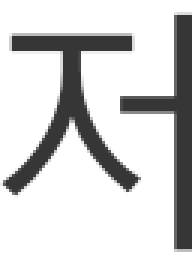
#> input picture character/k/0.png, 64 x 87 px (shown 3 times larger); its folder holds only this picture in this run
$ python korea.py
#> lines starting #> are read from the running program, lines starting #| are printed output that depends on the picture; after the words box and inside, x2 and y2 are one past the last pixel; in counts of white or black regions, pixels touching at a corner belong together; long printed decimals are rounded
#> further down, image_origin is the input picture: shape (87, 64, 3); min 54, max 255, mean 208.8
import os
import cv2
import numpy as np
def image_binarization(image):#图片二值化
    gray = cv2.cvtColor(image, cv2.COLOR_RGB2GRAY)
    h, w =gray.shape[:2]
#> h = 87; w = 64
    m = np.reshape(gray, [1,w*h])
    mean = m.sum()/(w*h)
#> mean = 208.8
    if(mean == 255):
      mean = 0
    ret, binary =  cv2.threshold(gray, 100, 255, cv2.THRESH_BINARY)#原来是150
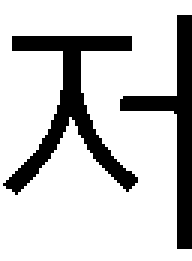
#> binary: shape (87, 64) (shown 3 times larger); 79.2% white; 2 black regions, box (x1, y1, x2, y2) and area: (1, 12, 46, 65) 673, (40, 5, 64, 83) 485
    return binary
def is51W(list):
  return not ((list - [255,0,0,255,255,255,0,0,0,0]).any())
def is6W(list):
  return not ((list - [255,0,0,255,255,0,0,0,0,0]).any())
def is71W(list):
  return not ((list - [255,0,0,255,0,0,0,0,0,0]).any())
def is72W(list):
  return not ((list - [255,0,0,0,255,0,0,0,0,0]).any())
def is4W(list):
  return not ((list - [255,0,255,255,255,255,0,0,0,0]).any())
def is32W(list):
  return not ((list - [255,255,255,255,255,255,0,0,0,255]).any())
def is11B(list):
  return not ((list - [0,0,255,255,255,255,255,255,255,0]).any())
def is12B(list):
  return not ((list - [0,255,255,255,255,255,255,255,0,255]).any())
def is2B(list):
  return not ((list - [0,0,255,255,255,255,255,255,0,0]).any())
def is31B(list):
  return not ((list - [0,0,255,255,255,255,255,0,0,0]).any())
def is4B(list):
  return not ((list - [0,0,255,255,255,255,0,0,0,0]).any())
def is52B(list):
  return not ((list - [0,0,255,255,255,0,0,0,0,0]).any())
text = open('korea.txt','a')
average = 0
for root,dirs,files in os.walk("./k"):
    print(len(files))
    all_block = 0
    for fn in files:
        if (fn == '.DS_Store'):
            continue
        print(fn)
        path = "./k/" + fn
        image_origin = cv2.imread(path)
        image = image_binarization(image_origin)
        for j in range(1,image.shape[1]-1):
            for i in range(1,image.shape[0]-1):
                if (not (image[i][j] - [0,0,0]).any()):
                    all_block += 1
#> after the loop, all_block = 1080
    print(all_block / len(files))
#| 1080.0
    average = all_block / len(files)
#> average = 1080
for root,dirs,files in os.walk("./k"):
    print(len(files))
    for fn in files:
        print(fn)
        if (fn == '.DS_Store'):
            continue
        path = "./k/" + fn
        image_origin = cv2.imread(path)
        image = image_binarization(image_origin)
        # cv2.imshow(fn,image)
        # cv2.waitKey(0)
        toW = 0
        toB = 0
        block = 0
        for j in range(1,image.shape[1]-1):
            for i in range(1,image.shape[0]-1):
                if (not (image[i][j] - [0,0,0]).any()):
                    block += 1
#> after the loop, block = 1080
        for i in range(1,image.shape[0]-1):
            for j in range(1,image.shape[1]-1):
                y = np.zeros(10,dtype=int)
                y[0] = image[i][j]
                y[1] = image[i-1][j-1]
                y[2] = image[i-1][j]
                y[3] = image[i-1][j+1]
                y[4] = image[i][j+1]
                y[5] = image[i+1][j+1]
                y[6] = image[i+1][j]
                y[7] = image[i+1][j-1]
                y[8] = image[i][j-1]
                y[9] = y[1]
                i1 = [0,3,4,5,6,7,8,1,2,3]
                y1 = np.zeros(10,dtype=int)
                for ii in range(0,10):
                    y1[ii] = y[i1[ii]]
                i2 = [0,5,6,7,8,1,2,3,4,5]
                y2 = np.zeros(10,dtype=int)
                for ii in i2:
                    y2[ii] = y[i2[ii]]
                i3 = [0,7,8,1,2,3,4,5,6,7]
                y3 = np.zeros(10,dtype=int)
                for ii in i3:
                    y3[ii] = y[i3[ii]]
                rotate = [[0,1,2,3,4,5,6,7,8,1],[0,3,4,5,6,7,8,1,2,3],[0,5,6,7,8,1,2,3,4,5],[0,7,8,1,2,3,4,5,6,7]]
                symmetry = [0,7,6,5,4,3,2,1,8,7]
                flag = 0
                for r in range(0,4):
                    temp_y = np.zeros(10,dtype=int)
                    for value in range(0,10):
                        temp_y[value] = y[rotate[r][value]]
                    if (is51W(temp_y) or is6W(temp_y) or is71W(temp_y) or is72W(temp_y) or is4W(temp_y) or is32W(temp_y)):
                        flag = 1
                    temp_array = np.zeros(10,dtype=int)
                    for value in range(0,10):
                        temp_array[value] = temp_y[value]
                    for value in range(0,10):
                        temp_y[value] = temp_array[symmetry[value]]
                    if (is51W(temp_y) or is6W(temp_y) or is71W(temp_y) or is72W(temp_y) or is4W(temp_y) or is32W(temp_y)):
                        flag = 1
                    if (flag == 1):
                        toW += 1
                flag = 0
                for r in range(0,4):
                    temp_y = np.zeros(10,dtype=int)
                    for value in range(0,10):
                        temp_y[value] = y[rotate[r][value]]
                    if (is11B(temp_y) or is12B(temp_y) or is2B(temp_y) or is31B(temp_y) or is4B(temp_y) or is52B(temp_y)):
                        flag = 1
                    temp_array = np.zeros(10,dtype=int)
                    for value in range(0,10):
                        temp_array[value] = temp_y[value]
                    for value in range(0,10):
                        temp_y[value] = temp_array[symmetry[value]]
                    if (is11B(temp_y) or is12B(temp_y) or is2B(temp_y) or is31B(temp_y) or is4B(temp_y) or is52B(temp_y)):
                        flag = 1
                    if (flag == 1):
                        toB += 1
#> after the loop, toB = 256; toW = 257
        print((toB + toW) / average / 2)
#| 0.2375
        text.write(fn + " " + str(round((toB + toW) / average / 2,2)) + '\n')
text.close()


$ run again, on character/k/112.png
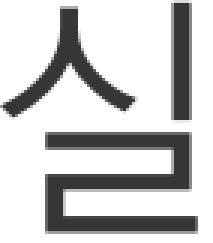
#> input picture character/k/112.png, 71 x 81 px (shown 3 times larger)
#> image_origin is the input picture: shape (81, 71, 3); min 54, max 255, mean 201.8
#> mean = 201.8
#> in image_binarization, `ret, binary =  cv2.threshold(gray, 100, 255, cv2.THRESH_BINARY)#原来是150`:
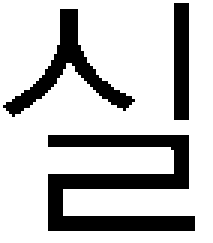
#> binary: shape (81, 71) (shown 3 times larger); 77.3% white; 3 black regions, box (x1, y1, x2, y2) and area: (16, 45, 65, 77) 759, (1, 3, 45, 39) 354, (58, 1, 63, 40) 195
#| 1308.0
#> after the loop `for i in range(1,image.shape[0]-1):`: toB = 194; toW = 200
#| 0.1506

$ run again, on character/k/118.png
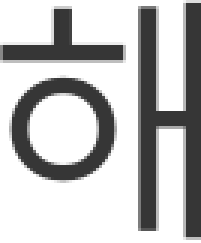
#> input picture character/k/118.png, 67 x 81 px (shown 3 times larger)
#> image_origin is the input picture: shape (81, 67, 3); min 54, max 255, mean 191.2
#> mean = 191.2
#> in image_binarization, `ret, binary =  cv2.threshold(gray, 100, 255, cv2.THRESH_BINARY)#原来是150`:
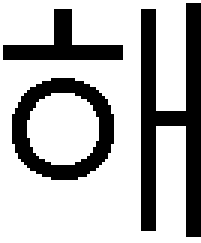
#> binary: shape (81, 67) (shown 3 times larger); 71.5% white; 3 black regions, box (x1, y1, x2, y2) and area: (47, 1, 67, 79) 810, (4, 26, 38, 60) 467, (1, 3, 41, 20) 272
#| 1471.0
#> after the loop `for i in range(1,image.shape[0]-1):`: toB = 174
#| 0.1183

$ run again, on character/k/119.png
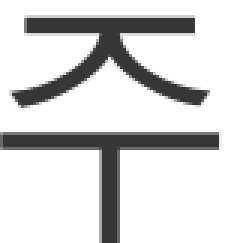
#> input picture character/k/119.png, 78 x 81 px (shown 3 times larger)
#> image_origin is the input picture: shape (81, 78, 3); min 54, max 255, mean 213.2
#> mean = 213.2
#> in image_binarization, `ret, binary =  cv2.threshold(gray, 100, 255, cv2.THRESH_BINARY)#原来是150`:
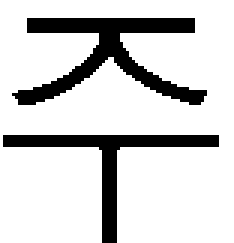
#> binary: shape (81, 78) (shown 3 times larger); 82.4% white; 2 black regions, box (x1, y1, x2, y2) and area: (4, 6, 69, 35) 663, (1, 45, 73, 81) 450
#| 1108.0
#> after the loop `for i in range(1,image.shape[0]-1):`: toB = 184; toW = 186
#| 0.167

$ run again, on character/k/10.png
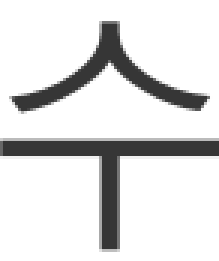
#> input picture character/k/10.png, 73 x 87 px (shown 3 times larger)
#> image_origin is the input picture: shape (87, 73, 3); min 54, max 255, mean 222.1
#> mean = 222.1
#> in image_binarization, `ret, binary =  cv2.threshold(gray, 100, 255, cv2.THRESH_BINARY)#原来是150`:
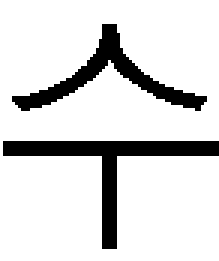
#> binary: shape (87, 73) (shown 3 times larger); 85.4% white; 2 black regions, box (x1, y1, x2, y2) and area: (1, 47, 73, 83) 515, (4, 8, 69, 37) 414
#| 924.0
#> after the loop `for i in range(1,image.shape[0]-1):`: toB = 190; toW = 186
#| 0.2035
